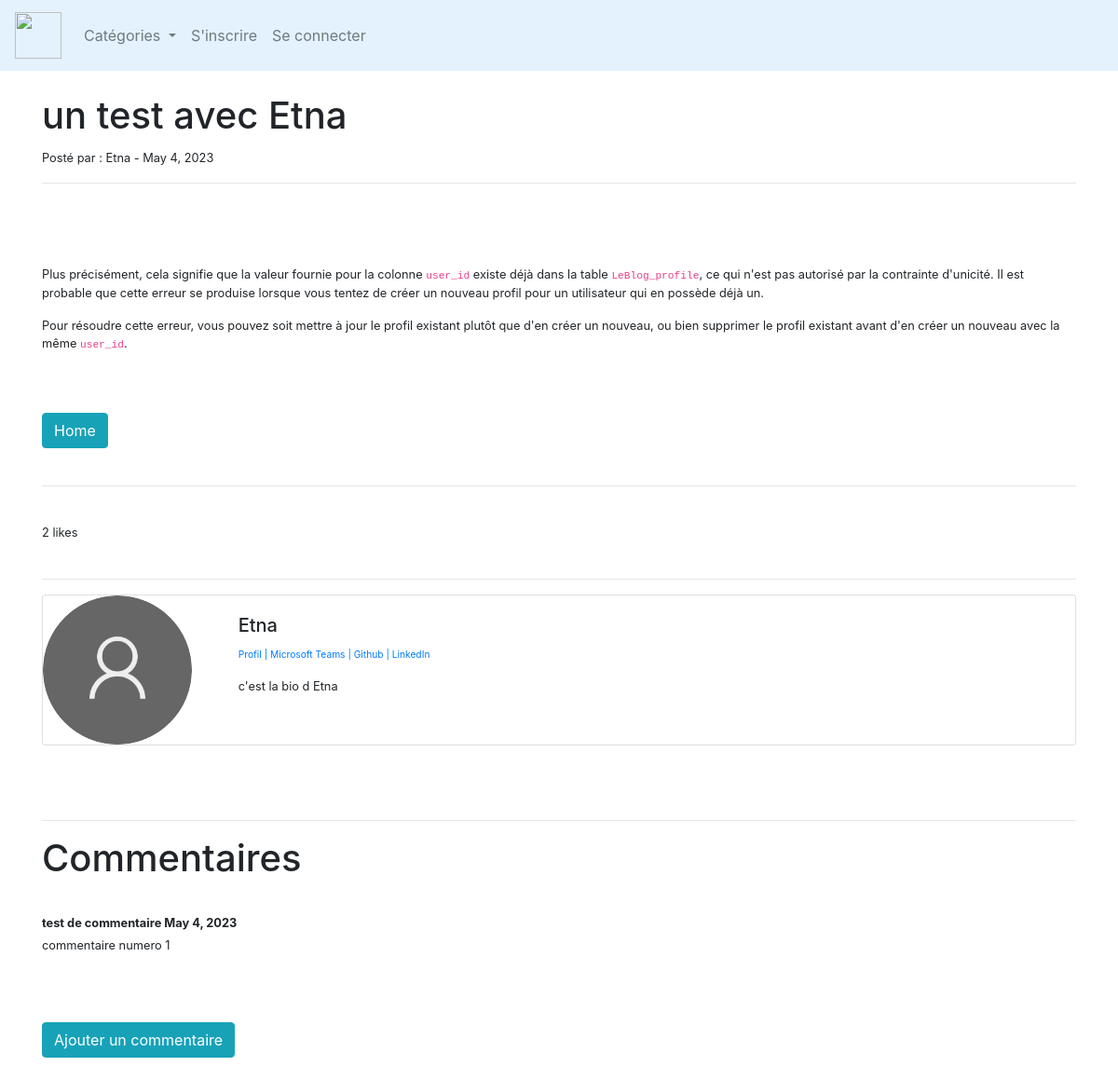
The app's page /post/26, older data.
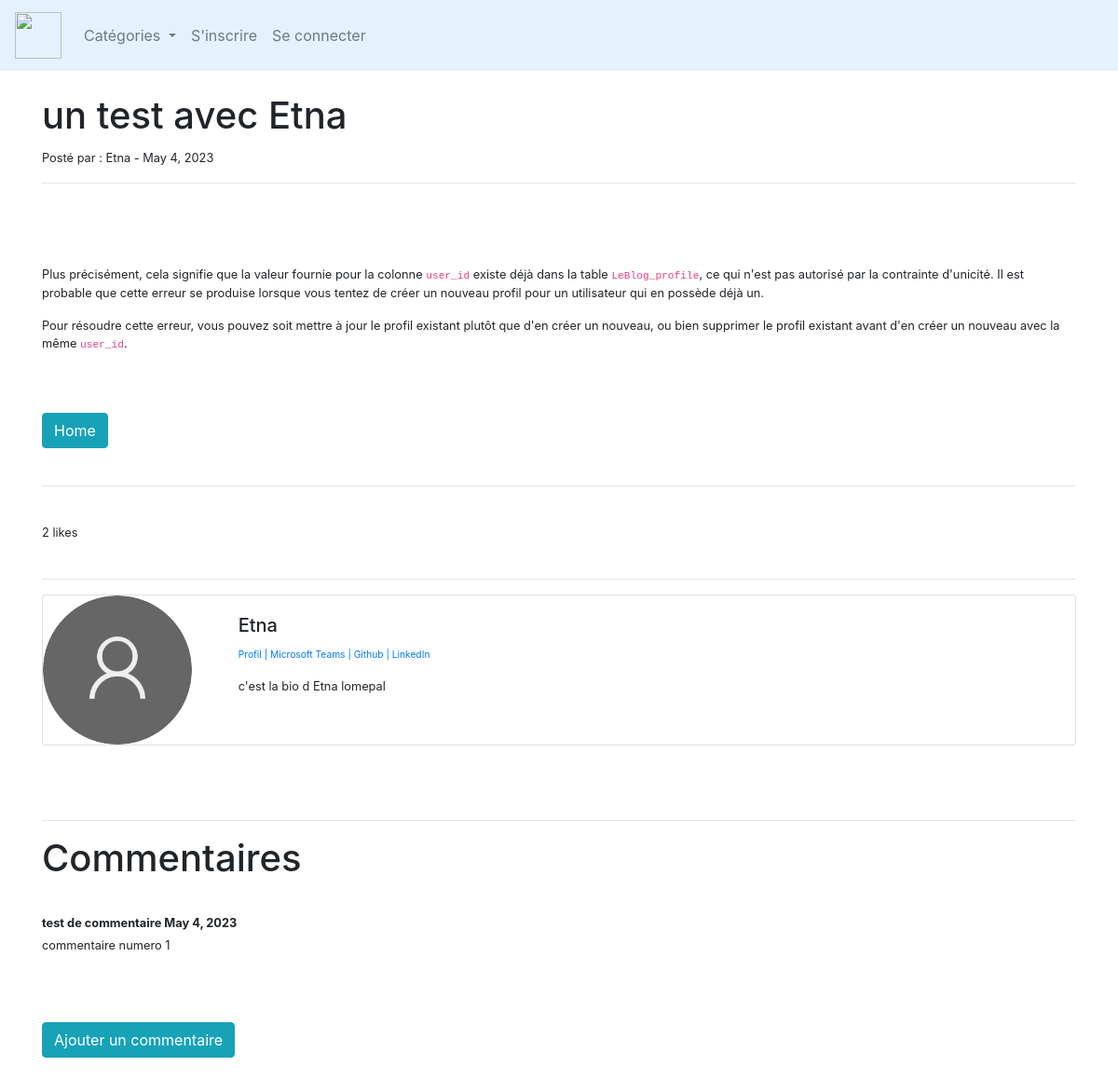
The same page, newer data.
### LeBlog/models.py (models this page shows, shortened)
class Post(models.Model):
        title = models.CharField(max_length=255)
        header_image = models.ImageField(null=True, blank=True, upload_to="images/")
        title_tag = models.CharField(max_length=255)
        author = models.ForeignKey(User, on_delete=models.CASCADE)
        body = RichTextField(blank=True, null=True)
        post_date = models.DateField(auto_now_add=True)
        categorie = models.CharField(max_length=255)
        snippet = models.CharField(max_length=255, default='coding')
        likes = models.ManyToManyField(User, related_name='resumee')
        def total_likes(self):
                return self.likes.count()

class Profile(models.Model):
    user = models.OneToOneField(User, null=True, on_delete=models.CASCADE)
    bio = models.TextField()
    profile_pic = models.ImageField(null=True, blank=False, upload_to="images/profile/")
    microsoft_teams_url = models.CharField(max_length=255, null=True, blank=True)
    github_url = models.CharField(max_length=255, null=True, blank=True)
    linkedin_url = models.CharField(max_length=255, null=True, blank=True)

### LeBlog/views.py (the view)
# urls.py: path('post/<int:pk>', PostDetailView.as_view(), name="post-details"),
class PostDetailView(DetailView):
    model = Post
    template_name = 'post_details.html'
    def get_context_data(self, *args, **kwargs):
        cat_menu = Categorie.objects.all()
        context = super(PostDetailView, self).get_context_data(*args, **kwargs)
        stuff = get_object_or_404(Post, id=self.kwargs['pk'])
        total_likes = stuff.total_likes()
        liked = False
        if stuff.likes.filter(id=self.request.user.id).exists():
            liked = True
        context["cat_menu"] = cat_menu
        context["total_likes"] = total_likes
        context["liked"] = liked
        return context

### LeBlog/models.py (called while the page is built)
        def __str__(self):
            return self.name

### LeBlog/templates/post_details.html (shortened to what this page needs)
{% extends 'base.html' %}
{% load static %}
{% block content %}
<h1>{{post.title}}</h1>
<small>Posté par : {{post.author}} -
    {{ post.post_date }}
<hr>
<br/>
<br/><br/>
{{post.body|safe}}
<br/><br/>
<a href="{% url 'home' %}" class="btn btn-info">Home</a>
<br/><br/>
<hr>
<br/>
<form action="{% url 'like_post' post.pk %}" method="POST">
     {{ total_likes }} likes
</form>
<br/>
<hr>
<div class="card mb-3">
  <div class="row g-0">
    <div class="col-md-2">
        {% if post.author.profile.profile_pic %}
      <img src=" {{post.author.profile.profile_pic.url}}" class="img-fluid rounded-start rounded-circle"   >
        {% else %}
        <img src=" {% static 'leBlog/images/Windows_10_Default_Profile_Picture.svg.png' %}" class="img-fluid rounded-start rounded-circle"   >
        {% endif %}
    </div>
    <div class="col-md-10">
      <div class="card-body">
        <h5 class="card-title">{{post.author}}</h5>
          <p class="small text-muted">
              <a href="{% url 'show_profile_page' post.author.profile.id %}">
                  Profil
              </a>
              {% if post.author.profile.microsoft_teams_url %}
              <a href="{{post.author.profile.microsoft_teams_url}}">| Microsoft Teams |</a>
              {% endif %}
              {% if post.author.profile.github_url %}
              <a href="{{post.author.profile.github_url}}">Github |</a>
              {% endif %}
              {% if post.author.profile.linkedin_url %}
              <a href="{{post.author.profile.linkedin_url}}">LinkedIn </a>
              {% endif %}
          </p>
        <p class="card-text">{{post.author.profile.bio}}</p>
      </div>
    </div>
  </div>
</div>
<br/><br/>
<hr>
<h1>Commentaires</h1>
<br/>
{% if not post.comments.all %}
    Aucun commentaire
{% else %}
    {% for comment in post.comments.all %}
    <strong>
        {{ comment.name }}
        {{ comment.date_added }}
    </strong>
    <br/>
    {{ comment.body }}
<br/><br/>
    {% endfor %}
{% endif %}
<br/><br/>
<a href="{% url 'add_comment' post.pk %}" class="btn btn-info">Ajouter un commentaire</a>
<br/><br/>
{% endblock %}

Row changes from the older to the newer data that the page shows:
changed through a linked row, Post "un test avec Etna": author.profile.bio "c'est la bio d Etna" → "c'est la bio d Etna lomepal"
